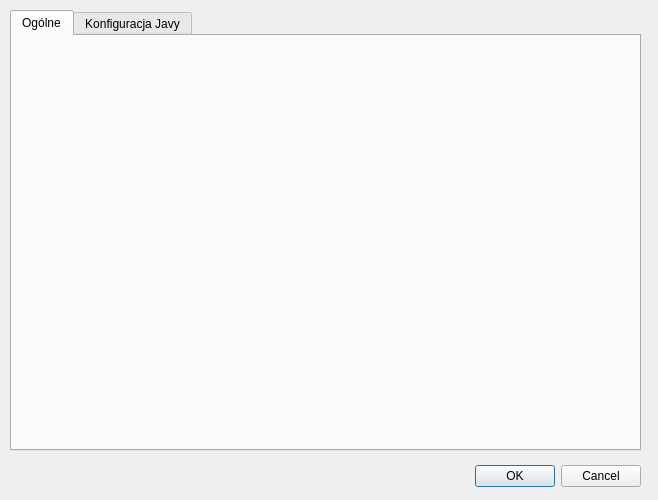
<?xml version="1.0" encoding="UTF-8"?>
<ui version="4.0">
 <class>ConfigDialog</class>
 <widget class="QDialog" name="ConfigDialog">
  <property name="geometry">
   <rect>
    <x>0</x>
    <y>0</y>
    <width>658</width>
    <height>500</height>
   </rect>
  </property>
  <property name="windowTitle">
   <string>Dialog</string>
  </property>
  <widget class="QDialogButtonBox" name="buttonBox">
   <property name="geometry">
    <rect>
     <x>300</x>
     <y>460</y>
     <width>341</width>
     <height>32</height>
    </rect>
   </property>
   <property name="orientation">
    <enum>Qt::Horizontal</enum>
   </property>
   <property name="standardButtons">
    <set>QDialogButtonBox::Cancel|QDialogButtonBox::Ok</set>
   </property>
  </widget>
  <widget class="QTabWidget" name="tabWidget">
   <property name="geometry">
    <rect>
     <x>10</x>
     <y>10</y>
     <width>631</width>
     <height>441</height>
    </rect>
   </property>
   <property name="currentIndex">
    <number>0</number>
   </property>
   <widget class="QWidget" name="tab_general">
    <attribute name="title">
     <string>Ogólne</string>
    </attribute>
   </widget>
   <widget class="QWidget" name="tab_jvm">
    <attribute name="title">
     <string>Konfiguracja Javy</string>
    </attribute>
    <widget class="QGroupBox" name="groupBox">
     <property name="geometry">
      <rect>
       <x>10</x>
       <y>40</y>
       <width>601</width>
       <height>81</height>
      </rect>
     </property>
     <property name="title">
      <string>Java</string>
     </property>
     <widget class="QLabel" name="label">
      <property name="geometry">
       <rect>
        <x>10</x>
        <y>20</y>
        <width>581</width>
        <height>16</height>
       </rect>
      </property>
      <property name="text">
       <string>&lt;html&gt;&lt;head/&gt;&lt;body&gt;&lt;p&gt;Katalog Javy (zostaw puste, aby użyć ustawień systemu):&lt;/p&gt;&lt;/body&gt;&lt;/html&gt;</string>
      </property>
     </widget>
     <widget class="QLineEdit" name="javaInstallDir">
      <property name="geometry">
       <rect>
        <x>10</x>
        <y>40</y>
        <width>501</width>
        <height>20</height>
       </rect>
      </property>
     </widget>
     <widget class="QPushButton" name="javaDirButton">
      <property name="geometry">
       <rect>
        <x>520</x>
        <y>40</y>
        <width>75</width>
        <height>23</height>
       </rect>
      </property>
      <property name="text">
       <string>Przeglądaj...</string>
      </property>
     </widget>
    </widget>
    <widget class="QLabel" name="label_2">
     <property name="geometry">
      <rect>
       <x>10</x>
       <y>0</y>
       <width>611</width>
       <height>41</height>
      </rect>
     </property>
     <property name="text">
      <string>&lt;html&gt;&lt;head/&gt;&lt;body&gt;&lt;p align=&quot;center&quot;&gt;&lt;span style=&quot; font-size:9pt; color:#ff0000;&quot;&gt;Bez ruszania tych ustawień wszystko powinno działać poprawnie.&lt;br/&gt;Wszelkich zmian dokonujesz na własną odpowiedzialność!&lt;/span&gt;&lt;/p&gt;&lt;/body&gt;&lt;/html&gt;</string>
     </property>
    </widget>
    <widget class="QGroupBox" name="groupBox_2">
     <property name="geometry">
      <rect>
       <x>10</x>
       <y>130</y>
       <width>601</width>
       <height>281</height>
      </rect>
     </property>
     <property name="title">
      <string>Parametry JVM</string>
     </property>
     <widget class="QGroupBox" name="groupBox_3">
      <property name="geometry">
       <rect>
        <x>350</x>
        <y>20</y>
        <width>241</width>
        <height>251</height>
       </rect>
      </property>
      <property name="title">
       <string>Opcje eksperymentalne</string>
      </property>
      <widget class="QCheckBox" name="openglAcceleration">
       <property name="geometry">
        <rect>
         <x>30</x>
         <y>40</y>
         <width>201</width>
         <height>17</height>
        </rect>
       </property>
       <property name="text">
        <string>Sprzętowa akceleracja OpenGL</string>
       </property>
      </widget>
      <widget class="QLabel" name="label_3">
       <property name="geometry">
        <rect>
         <x>10</x>
         <y>20</y>
         <width>201</width>
         <height>16</height>
        </rect>
       </property>
       <property name="text">
        <string>Wszystkie systemy:</string>
       </property>
      </widget>
      <widget class="QLabel" name="label_4">
       <property name="geometry">
        <rect>
         <x>10</x>
         <y>80</y>
         <width>201</width>
         <height>16</height>
        </rect>
       </property>
       <property name="text">
        <string>Tylko Windows:</string>
       </property>
      </widget>
      <widget class="QCheckBox" name="d3dAcceleration">
       <property name="geometry">
        <rect>
         <x>30</x>
         <y>100</y>
         <width>201</width>
         <height>17</height>
        </rect>
       </property>
       <property name="text">
        <string>Akceleracja Direct3D</string>
       </property>
      </widget>
      <widget class="QCheckBox" name="ddrawEnabled">
       <property name="enabled">
        <bool>false</bool>
       </property>
       <property name="geometry">
        <rect>
         <x>30</x>
         <y>120</y>
         <width>201</width>
         <height>17</height>
        </rect>
       </property>
       <property name="text">
        <string>Włącz DirectDraw</string>
       </property>
      </widget>
      <widget class="QLabel" name="label_5">
       <property name="geometry">
        <rect>
         <x>10</x>
         <y>160</y>
         <width>201</width>
         <height>16</height>
        </rect>
       </property>
       <property name="text">
        <string>Tylko Linux, BSD i Solaris:</string>
       </property>
      </widget>
      <widget class="QCheckBox" name="xrenderAcceleration">
       <property name="geometry">
        <rect>
         <x>30</x>
         <y>180</y>
         <width>201</width>
         <height>17</height>
        </rect>
       </property>
       <property name="text">
        <string>Akceleracja XRender (tylko Java 7)</string>
       </property>
      </widget>
     </widget>
     <widget class="QLabel" name="label_6">
      <property name="geometry">
       <rect>
        <x>10</x>
        <y>20</y>
        <width>111</width>
        <height>21</height>
       </rect>
      </property>
      <property name="text">
       <string>Pamięć początkowa:</string>
      </property>
     </widget>
     <widget class="QSpinBox" name="minHeap">
      <property name="geometry">
       <rect>
        <x>120</x>
        <y>20</y>
        <width>61</width>
        <height>22</height>
       </rect>
      </property>
      <property name="minimum">
       <number>32</number>
      </property>
      <property name="maximum">
       <number>9216</number>
      </property>
      <property name="value">
       <number>512</number>
      </property>
     </widget>
     <widget class="QLabel" name="label_7">
      <property name="geometry">
       <rect>
        <x>190</x>
        <y>20</y>
        <width>46</width>
        <height>20</height>
       </rect>
      </property>
      <property name="text">
       <string>MB</string>
      </property>
     </widget>
     <widget class="QLabel" name="label_8">
      <property name="geometry">
       <rect>
        <x>10</x>
        <y>50</y>
        <width>101</width>
        <height>16</height>
       </rect>
      </property>
      <property name="text">
       <string>Pamięć maksymalna:</string>
      </property>
     </widget>
     <widget class="QSpinBox" name="maxHeap">
      <property name="geometry">
       <rect>
        <x>120</x>
        <y>50</y>
        <width>61</width>
        <height>22</height>
       </rect>
      </property>
      <property name="minimum">
       <number>32</number>
      </property>
      <property name="maximum">
       <number>9216</number>
      </property>
      <property name="value">
       <number>1024</number>
      </property>
     </widget>
     <widget class="QLabel" name="label_9">
      <property name="geometry">
       <rect>
        <x>190</x>
        <y>50</y>
        <width>46</width>
        <height>20</height>
       </rect>
      </property>
      <property name="text">
       <string>MB</string>
      </property>
     </widget>
     <widget class="QCheckBox" name="force64bit">
      <property name="geometry">
       <rect>
        <x>30</x>
        <y>80</y>
        <width>311</width>
        <height>17</height>
       </rect>
      </property>
      <property name="text">
       <string>Wymuś tryb 64-bitowy (tylko systemy oraz Java 64-bit)</string>
      </property>
     </widget>
    </widget>
   </widget>
  </widget>
 </widget>
 <resources/>
 <connections>
  <connection>
   <sender>buttonBox</sender>
   <signal>accepted()</signal>
   <receiver>ConfigDialog</receiver>
   <slot>accept()</slot>
   <hints>
    <hint type="sourcelabel">
     <x>248</x>
     <y>254</y>
    </hint>
    <hint type="destinationlabel">
     <x>157</x>
     <y>274</y>
    </hint>
   </hints>
  </connection>
  <connection>
   <sender>buttonBox</sender>
   <signal>rejected()</signal>
   <receiver>ConfigDialog</receiver>
   <slot>reject()</slot>
   <hints>
    <hint type="sourcelabel">
     <x>316</x>
     <y>260</y>
    </hint>
    <hint type="destinationlabel">
     <x>286</x>
     <y>274</y>
    </hint>
   </hints>
  </connection>
 </connections>
</ui>
